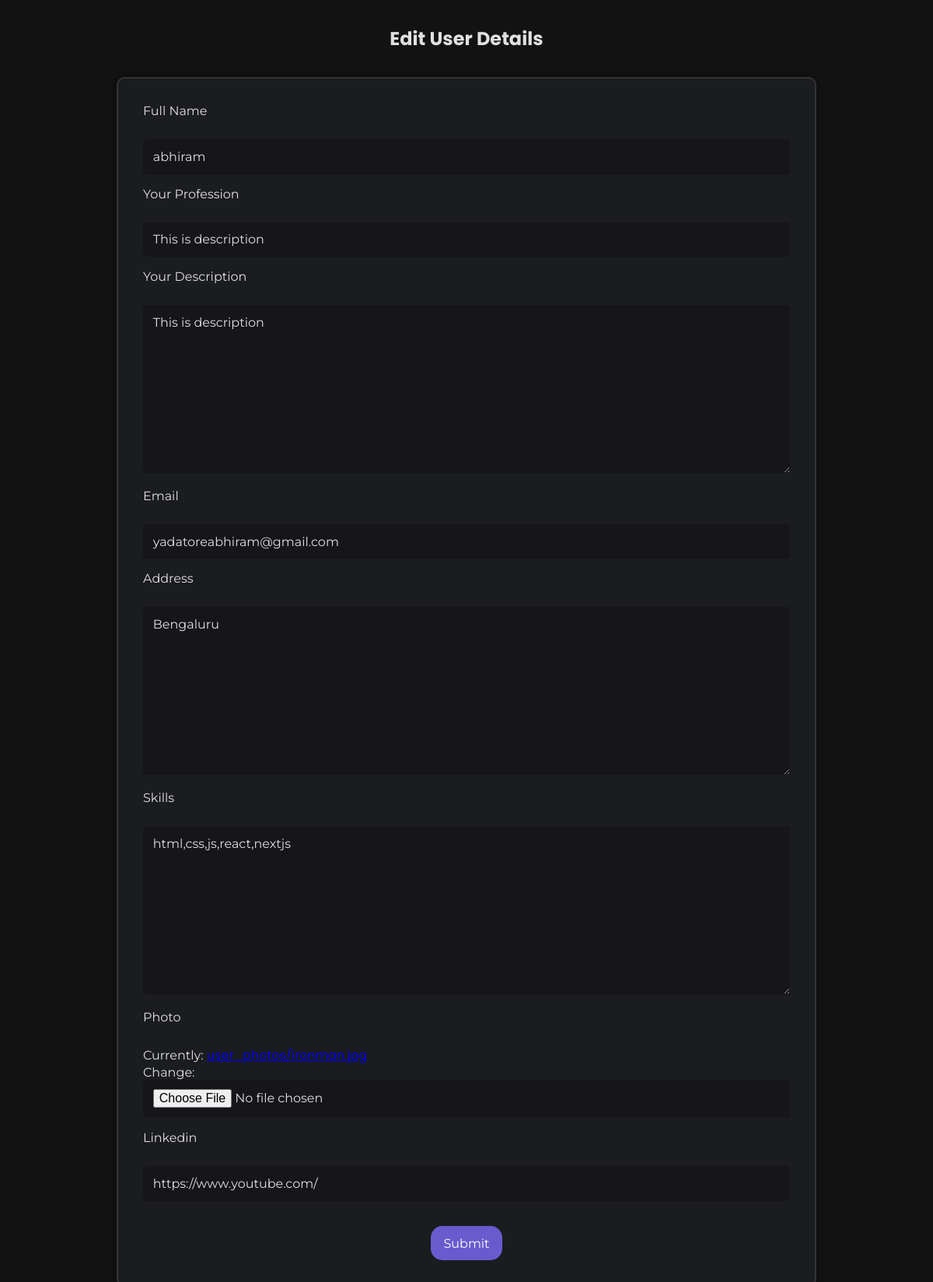
/user_update/6/ (signed in), run on the app's committed database.
### base/models.py (models this page shows, shortened)
class User_Details(models.Model):
    USER_TYPE_CHOICES = [
        ('employer', 'Employer'),
        ('employee', 'Employee'),
    ]
    user = models.ForeignKey(User, on_delete=models.CASCADE)
    full_name= models.CharField( max_length=100,default='abhiram')
    self_des = models.TextField( default='This is description')
    email = models.EmailField()
    address = models.TextField(null=True, blank=True)
    skills = models.TextField(null=True, blank=True)
    photo = models.ImageField(upload_to='user_photos/', null=True, blank=False)  # Field for photo
    resume = models.FileField(upload_to='resumes/', null=True, blank=True, default='resumes/default_resume.pdf')
    user_type = models.CharField(max_length=50, choices=USER_TYPE_CHOICES, default='employee')
    linkedin_page= models.CharField( max_length=100,default='https://www.youtube.com/')
    called_as =  models.CharField(max_length=300, null=True, blank=False,default='This is description')

### base/views.py (the view, shortened to what this page needs)
# urls.py: path('user_update/<int:pk>/', UserDetailsUpdate.as_view(), name='user_update'),
class UserDetailsUpdate(UpdateView):
    model = User_Details
    fields = ['self_des', 'email', 'address', 'skills', 'photo','linkedin_page','called_as','full_name']  # Specify fields you want to edit
    template_name = "base/user_details_edit.html"
    success_url = reverse_lazy('listings')
    def get_object(self, queryset=None):
        return get_object_or_404(User_Details, user=self.request.user)  # Get the User_Details instance for the logged-in user

### base/templates/base/user_details_edit.html (shortened to what this page needs)
<!DOCTYPE html>
<html lang="en">
  <head>
    <link
      rel="stylesheet"
      href="https://cdnjs.cloudflare.com/ajax/libs/font-awesome/5.15.3/css/all.min.css"
    />
    {% load static %}
    <link rel="stylesheet" href="{% static 'css/user_details_edit.css' %}" />
  </head>
  <body>
    <h2>Edit User Details</h2>
    <form method="POST" enctype="multipart/form-data">
      <label for="full_name">Full Name</label><br />
      {{ form.full_name }}<br />
      <label for="called_as">Your Profession</label><br />
      {{ form.called_as }}<br />
      <label for="self_des">Your Description</label><br />
      {{ form.self_des }}<br />
      <label for="email">{{ form.email.label }}</label><br />
      {{ form.email }}<br />
      <label for="address">{{ form.address.label }}</label><br />
      {{ form.address }}<br />
      <label for="skills">{{ form.skills.label }}</label><br />
      {{ form.skills }}<br />
      <label for="photo"
        >
        {{ form.photo.label }}
        </label
      ><br />
      {{ form.photo }}<br />
      <label for="linkedin">Linkedin</label><br />
      {{ form.linkedin_page }}<br />
      <div class="submit-container">
        <input type="submit" value="Submit" />
      </div>
    </form>
  </body>
</html>

### static/css/user_details_edit.css (style rules this page uses)
* { margin: 0; padding: 0; box-sizing: border-box; font-family: "Poppins", sans-serif; }
body { font-family: "Poppins", sans-serif; background-color: #121212; color: #e0e0e0; }
h2 { text-align: center; margin: 2rem 0; }
form { max-width: 900px; margin: 2rem auto; padding: 2rem; background-color: #1b1c1f; border-radius: 10px; box-shadow: 0 0 10px rgba(0, 0, 0, 0.5); border: 2px solid #333; font-family: "Montserrat", sans-serif; }
label { display: block; margin-bottom: 0.5rem; color: #e0e0e0; font-family: "Montserrat", sans-serif; }
input[type="text"], input[type="email"], textarea, input[type="file"] { width: 100%; padding: 0.8rem; margin-bottom: 1rem; background-color: #161519; color: #e0e0e0; border: none; border-radius: 5px; box-sizing: border-box; font-size: 1rem; font-family: "Montserrat", sans-serif; }
input[type="submit"] { background-color: #6a5acd; color: white; padding: 0.8rem 1rem; border: none; border-radius: 15px; cursor: pointer; transition: background-color 0.3s; font-size: 1rem; font-family: "Montserrat", sans-serif; }
.submit-container { display: flex; justify-content: center; margin-top: 1rem; }

### data on the page
User_Details: full_name "abhiram", called_as "This is description", self_des "This is description", email "yadatoreabhiram@gmail.com", address "Bengaluru", skills "html,css,js,react,nextjs", linkedin_page "https://www.youtube.com/"
